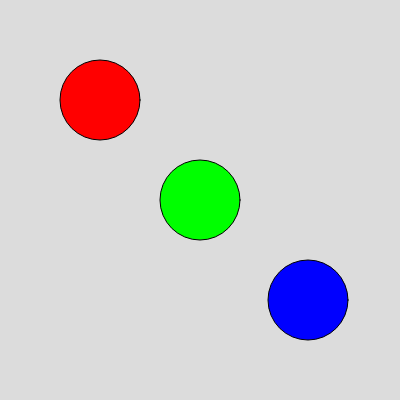
Frame 1 (no input)
Frame 60 (no input): identical to frame 1, image omitted
Frame 120 (the mouse pressed at the canvas centre since frame 60): identical to frame 1, image omitted

The p5.js sketch that drew this single still picture (run headless with seeded random() and noise() and a simulated clock; from frame 60 on, the mouse is pressed at the canvas centre):

// p5.js sketch
// ── sketch.js
function setup() {
  createCanvas(400, 400);
}

function draw() {
  background(220);
    
  fill(255, 0, 0);
  circle(100, 100, 80);

  fill(0, 255, 0);
  circle(200, 200, 80);

  fill(0, 0, 255);
  circle(308, 300, 80)
}
